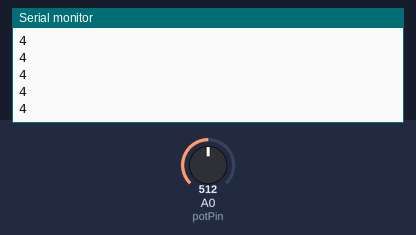
Simulated run of this sketch. Board: Arduino Uno, built with avr-gcc and run on an emulated ATmega328P. Shown: the last lines printed to the serial monitor. The inputs (shaded band) are chosen by the test bench; at power-on: A0 (potPin) = 512.

Above: at 1.2 s.
1.3 s: A0 (potPin) set to 716
At 1.32 s:
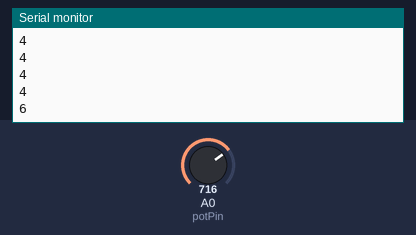
2.8 s: A0 (potPin) set to 900
At 2.83 s:
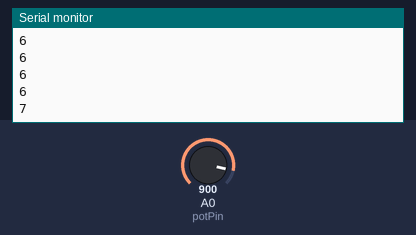
Timing chart, 0 to 5.8 s (numbered marks = the images above; inputs shaded):
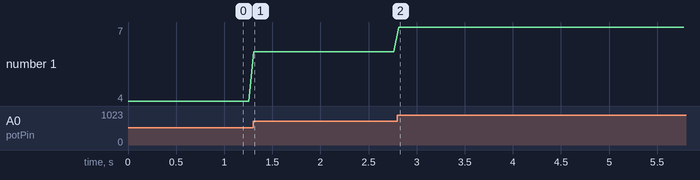

The sketch:

potenciom_exbee_servo_remote.ino
```cpp
// управление потенциометром с одного ардуино сервой на другом. в качестве связи xbee

int potPin = 0;

void setup() {
  Serial.begin(9600);

}

void loop() {

  int val = map(analogRead(potPin), 0, 1023, 0, 9);   // отображ значения с аналогового входа на значения от 0 до 9
// это значит что передаем 1 байт данных и не бедет трудностей на втором конце с обработкой. Получается, что
// мы передаем 9 разных значений для привода
  Serial.println(val);
  delay(50);

}
```

Measured:
- after the input at 1.3 s, the serial monitor: prints a new line at once (image 1)
- after the input at 2.8 s, the serial monitor: prints a new line at once (image 2)
- plotted number 1: 4 → 6 after the input at 1.3 s, 6 → 7 after the input at 2.8 s
